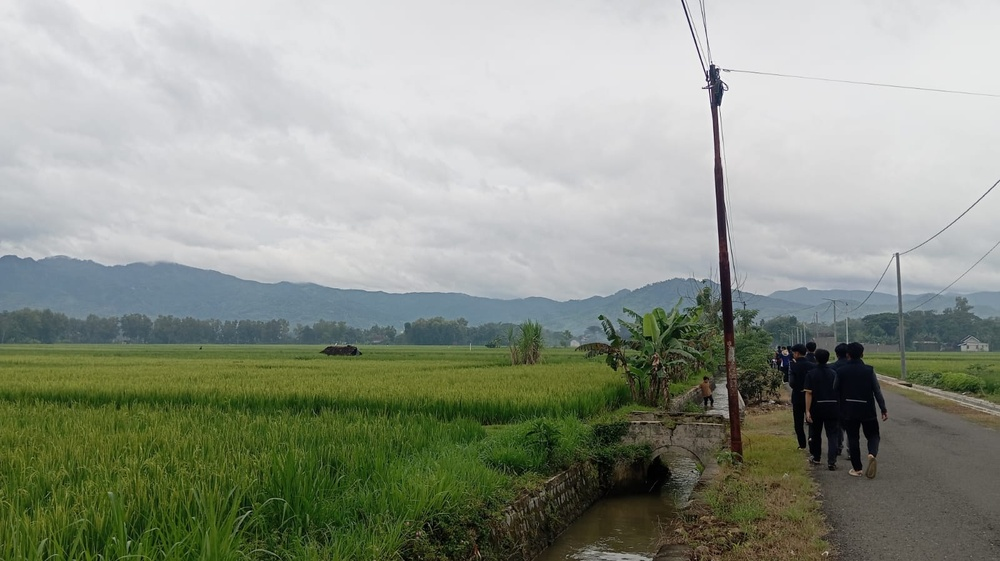
#> input picture UAS SIFT/images/1.jpeg, 1000 x 561 px, shrunk from 1600 x 897 before the run, found by its file name
$ python main.py
#> lines starting #> are read from the running program, lines starting #| are printed output that depends on the picture
import cv2
import os
import sys
import matplotlib.pyplot as plt
import numpy as np

"""
    - function untuk load gambar dan mengubah jadi grayscale
"""
def load_images(path1, path2):
#> called with path1 = './images/1.jpeg', path2 = './images/2.jpeg'
    print(f"load images path1: {path1} dan path2: {path2}")

    img1 = cv2.imread(path1)
#> img1 is the input picture: shape (561, 1000, 3); mean B, G, R 137.4, 150.2, 144.1
    img2 = cv2.imread(path2)
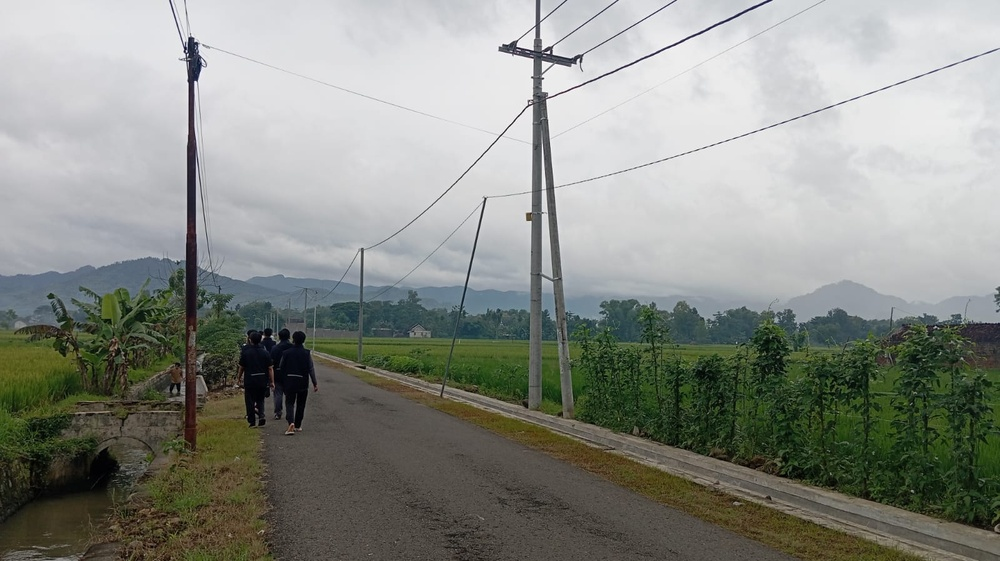
#> input picture UAS SIFT/images/2.jpeg, 1000 x 561 px, shrunk from 1600 x 897 before the run, found by its file name
#> img2 is the input picture: shape (561, 1000, 3); mean B, G, R 134.3, 140.9, 137.9

    if img1 is None:
        print(f"gambar 1 error ketika di load {path1}")
        sys.exit()

    if img2 is None:
        print(f"gambar 2 error ketika di load {path2}")
        sys.exit()

    img1_gray = cv2.cvtColor(img1, cv2.COLOR_BGR2GRAY)
    img2_gray = cv2.cvtColor(img2, cv2.COLOR_BGR2GRAY)
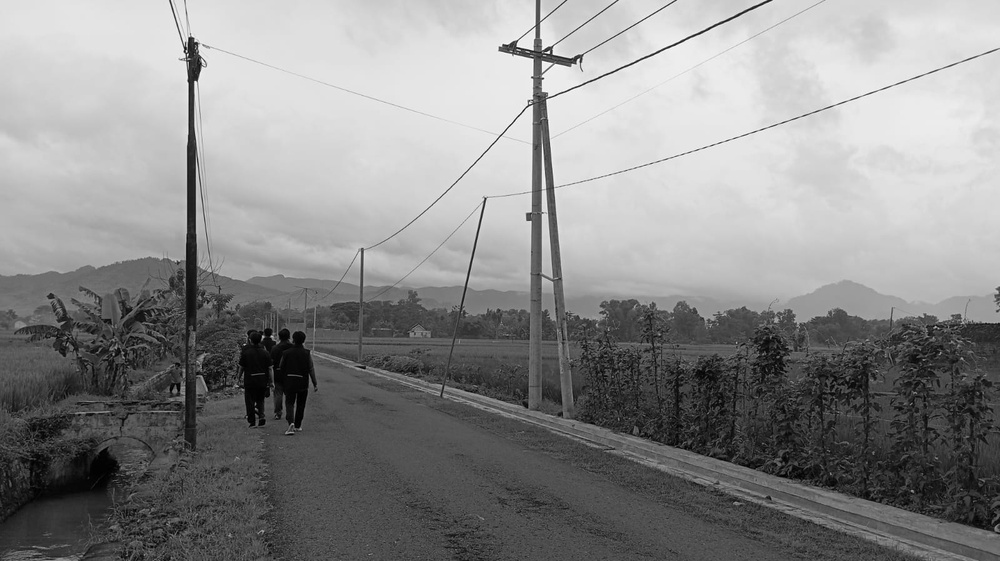
#> img2_gray: shape (561, 1000); min 0, max 255, mean 139.3

    print("berhasil konversi gambar")

    return img1, img1_gray, img2, img2_gray

"""
    - mencari keypoints dan descriptor SIFT
"""
def sift_keypoint(img_gray, img_color, output_filename):
    print(f"sift_keypoint {output_filename}")

    sift = cv2.SIFT_create()

    #deteksi keypoint dan hitung descriptor
    keypoint, descriptors = sift.detectAndCompute(img_gray, None)
    print(f"jumlah keypoint: {len(keypoint)}")

    #draw keypoiny
    img_sift = cv2.drawKeypoints(
        img_color,
        keypoint,
        None,
        flags=cv2.DRAW_MATCHES_FLAGS_DRAW_RICH_KEYPOINTS #ntuk menampilkan lingkaran size dan garis
    )

    output_path = f"./results/{output_filename}"
    cv2.imwrite(output_path, img_sift)
    print(f"sift keypoint berhasil {output_path}")

    return keypoint, descriptors

"""
    - DIffirent of Gaussion (DoG)
"""
def dog_visualize(img_gray, output_filename="dog.jpg"):
    print(f"DoG: {output_filename}")

    sigma1 = 1.6
    k = 1.6
    sigma2 = sigma1 * k

    blur1 = cv2.GaussianBlur(img_gray, (0, 0), sigmaX=sigma1)
    blur2 = cv2.GaussianBlur(img_gray, (0, 0), sigmaX=sigma2)

    dog = cv2.subtract(blur1, blur2)

    plt.figure(figsize=(15, 5))

    # blur sigma 1
    plt.subplot(1, 3, 1)
    plt.imshow(blur1, cmap='gray')
    plt.title(f'Gaussion Blur (sigma={sigma1})')
    plt.axis('off')

    # blur sigma 2
    plt.subplot(1, 3, 2)
    plt.imshow(blur2, cmap='gray')
    plt.title(f'Gaussion Blur (sigma={sigma2})')
    plt.axis('off')

    # Dog
    plt.subplot(1, 3, 3)
    plt.imshow(dog, cmap='gray')
    plt.title(f'Different of Gaussian')
    plt.axis('off')

    output_path = f"./results/{output_filename}"
    plt.savefig(output_path, bbox_inches='tight')
    plt.close()

    print(f"DoG berhasil disimpan => {output_path}")

"""
    - mencocokan fitur kedua gambar
"""
def match_feature(img1, kp1, des1, img2, kp2, des2, output_filename="matches.jpg"):
    print(f"mulai match_Feature {output_filename}")

    bf = cv2.BFMatcher()

    matches = bf.knnMatch(des1, des2, k=2)

    good_matches = []
    good_matches_list_for_draw = []

    ration_tresh = 0.75

    # m = match terbaik pertama, n = match terbaik kedua
    for m, n in matches:
        if  m.distance < n.distance * ration_tresh:
            good_matches.append(m)
            good_matches_list_for_draw.append([m])

    print(f"mathces sebelumnya {len(matches)}, good matches {len(good_matches)}")

    # mathcing visualize
    img_matches = cv2.drawMatchesKnn(
        img1, kp1,
        img2, kp2,
        good_matches_list_for_draw,
        None,
        flags=cv2.DrawMatchesFlags_NOT_DRAW_SINGLE_POINTS
    )

    output_path = f"./results/{output_filename}"
    cv2.imwrite(output_path, img_matches)
    print(f"match_feature disipan => {output_path}")

    return good_matches


"""
    - function untuk membuat panoramic
"""
# [34 lines of commented-out code are left out]
def create_panoramic(kp1, kp2, good_matches, img1, img2, output_filename="panorama.jpg"):
    print(f"Mulai membuat Panorama Robust {output_filename}...")

    if len(good_matches) < 4:
        print("Error: Kurang dari 4 titik matching.")
        return

    src_pts = np.float32([ kp2[m.trainIdx].pt for m in good_matches ]).reshape(-1,1,2)
    dst_pts = np.float32([ kp1[m.queryIdx].pt for m in good_matches ]).reshape(-1,1,2)

    M, mask = cv2.findHomography(src_pts, dst_pts, cv2.RANSAC, 5.0)

    if M is None:
        print("Gagal menghitung Homography.")
        return

    h1, w1 = img1.shape[:2]
    h2, w2 = img2.shape[:2]

    pts_img2 = np.float32([[0, 0], [0, h2], [w2, h2], [w2, 0]]).reshape(-1, 1, 2)

    pts_img2_transformed = cv2.perspectiveTransform(pts_img2, M)

    pts_img1 = np.float32([[0, 0], [0, h1], [w1, h1], [w1, 0]]).reshape(-1, 1, 2)

    all_pts = np.concatenate((pts_img1, pts_img2_transformed), axis=0)

    [xmin, ymin] = np.int32(all_pts.min(axis=0).ravel() - 0.5)
    [xmax, ymax] = np.int32(all_pts.max(axis=0).ravel() + 0.5)

    translation_dist = [-xmin, -ymin]

    H_translation = np.array([[1, 0, translation_dist[0]],
                              [0, 1, translation_dist[1]],
                              [0, 0, 1]])

    final_M = H_translation.dot(M)

    output_w = xmax - xmin
    output_h = ymax - ymin

    print(f"  -> Ukuran kanvas final: {output_w}x{output_h} (Wajar)")

    panorama = cv2.warpPerspective(img2, final_M, (output_w, output_h))

    t_x = translation_dist[0]
    t_y = translation_dist[1]

    panorama[t_y:h1+t_y, t_x:w1+t_x] = img1

    output_path = f"./results/{output_filename}"
    cv2.imwrite(output_path, panorama)
    print(f"Panorama berhasil disimpan => {output_path}")

if __name__ == "__main__":
    file_gambar_1 = "./images/1.jpeg"
    file_gambar_2 = "./images/2.jpeg"

    try:
        #LOAD IMAGES
        img1_c, img1_g, img2_c, img2_g = load_images(file_gambar_1, file_gambar_2)

        #SIFT KEYPOINT
        kp1, des1 = sift_keypoint(img1_g, img1_c, "img1_keypoints.jpg")
#> in sift_keypoint, `keypoint, descriptors = sift.detectAndCompute(img_gray, None)`: keypoint = 1291 keypoints; strongest (x, y, size): (716, 100, 8.9), (713, 74, 10.2), (712, 66, 3.3), (785, 352, 4)
#| jumlah keypoint: 1291
#> kp1 has the same summary as keypoint in sift_keypoint
        kp2, des2 = sift_keypoint(img2_g, img2_c, "img2_keypoints.jpg")
#> call 2 of sift_keypoint, with output_filename = 'img2_keypoints.jpg'
#> in sift_keypoint (call 2), `keypoint, descriptors = sift.detectAndCompute(img_gray, None)`: keypoint = 1837 keypoints; strongest (x, y, size): (548, 52, 2), (263, 337, 1.9), (581, 61, 1.9), (191, 47, 10.4)
#| jumlah keypoint: 1837
#> in sift_keypoint (call 2), `img_sift = cv2.drawKeypoints( img_color, keypoint, None, flags=cv2.DRA..`:
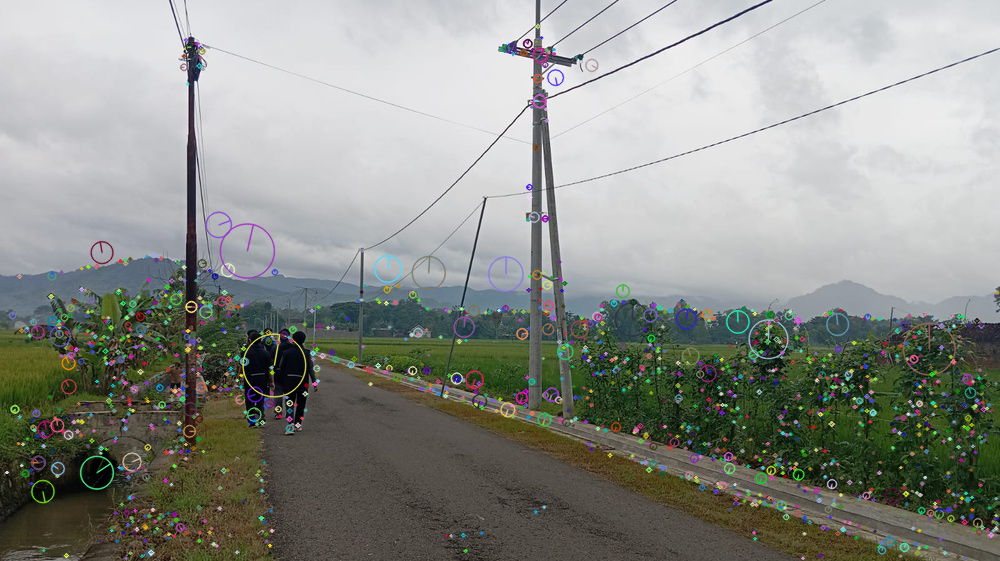
#> img_sift: shape (561, 1000, 3); mean B, G, R 136.9, 143, 140.3
#> kp2 has the same summary as keypoint in sift_keypoint

        #DOG
        dog_visualize(img1_g, "dog_visualization.jpg")
#> in dog_visualize, `dog = cv2.subtract(blur1, blur2)`:
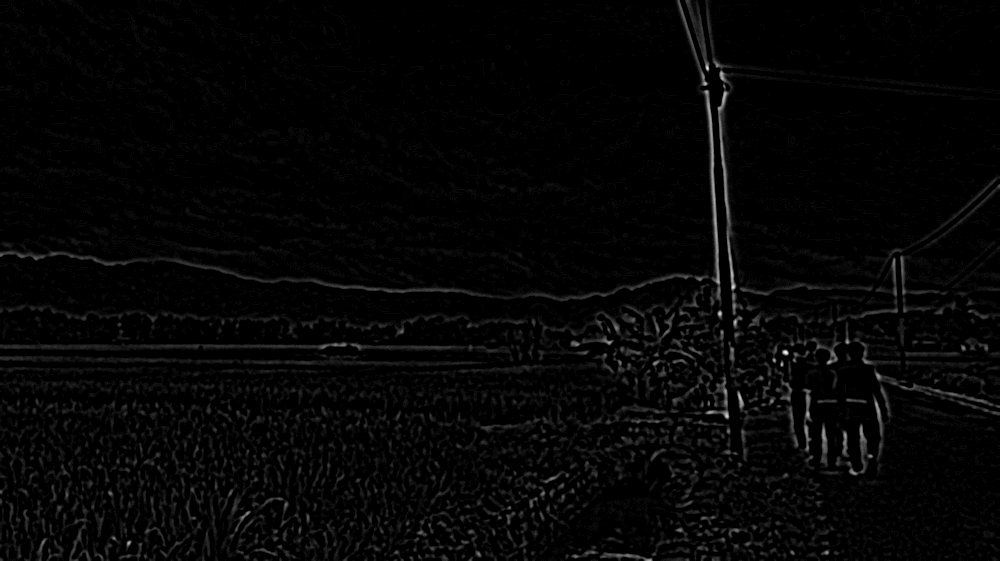
#> dog: shape (561, 1000); min 0, max 31, mean 0.7; drawn with min black and max white

        #FEATURE MATCHING
        good_matches = match_feature(
            img1_c, kp1, des1,
            img2_c, kp2, des2,
            "matches.jpg"
        )
#> in match_feature, `matches = bf.knnMatch(des1, des2, k=2)`: matches = 1291 matches
#> after the loop in match_feature, `for m, n in matches:`: good_matches = 193 matches
#| mathces sebelumnya 1291, good matches 193
#> in match_feature, `img_matches = cv2.drawMatchesKnn( img1, kp1, img2, kp2, good_matches_l..`:
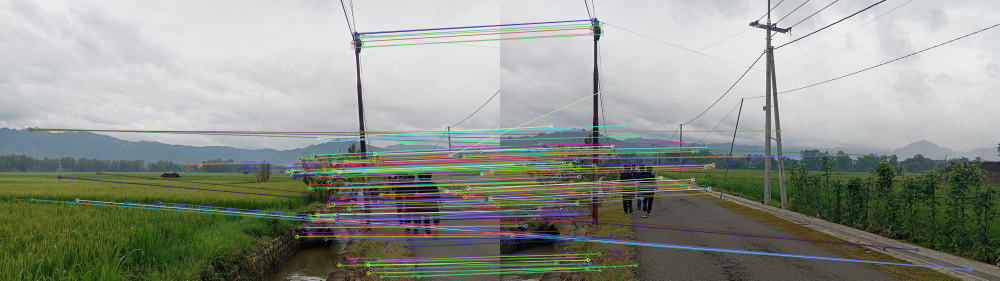
#> img_matches: shape (561, 2000, 3) (shown at 1/2 size); mean B, G, R 140.3, 148.9, 144.1
#> good_matches = 193 matches

        #PANORAMIC
        if len(good_matches) > 4:
            create_panoramic(
                kp1, kp2, good_matches,
                img1_c, img2_c,
                "panorama_result_2.jpg"
            )
#> in create_panoramic, `src_pts = np.float32([ kp2[m.trainIdx].pt for m in good_matches ]).res..`: src_pts = 193 rows, first 8: [939.9, 538.8], [19.12, 275.9], [81.17, 268.1], [939.9, 538.8], [752, 310.1], [833.6, 499.5], [939.9, 538.8], [747.3, 490.5]
#> in create_panoramic, `dst_pts = np.float32([ kp1[m.queryIdx].pt for m in good_matches ]).res..`: dst_pts = 193 rows, first 8: [28.51, 397.5], [58.94, 257.9], [61.58, 260.1], [62.17, 398.4], [72.63, 257], [118.6, 354.2], [154, 399.7], [195.1, 346.2]
#> in create_panoramic, `M, mask = cv2.findHomography(src_pts, dst_pts, cv2.RANSAC, 5.0)`: M = [[0.4, 0.0228, 530.7], [-0.198, 0.768, 78.96], [-0.00055, -0.000132, 1]]; mask = 193 values, max 1 at index 13, min 0 at index 0, mean 0.824
#> in create_panoramic, `pts_img2_transformed = cv2.perspectiveTransform(pts_img2, M)`: pts_img2_transformed = [[530.7, 78.96], [586.9, 550.2], [2510.7, 827.6], [2069.9, -265.5]]
#> in create_panoramic, `all_pts = np.concatenate((pts_img1, pts_img2_transformed), axis=0)`: all_pts = [[0, 0], [0, 561], [1000, 561], [1000, 0], [530.7, 78.96], [586.9, 550.2], [2510.7, 827.6], [2069.9, -265.5]]
#> in create_panoramic, `[xmin, ymin] = np.int32(all_pts.min(axis=0).ravel() - 0.5)`: xmin = 0; ymin = -265
#> in create_panoramic, `[xmax, ymax] = np.int32(all_pts.max(axis=0).ravel() + 0.5)`: xmax = 2511; ymax = 828
#> in create_panoramic, `translation_dist = [-xmin, -ymin]`: translation_dist = [0, 265]
#> in create_panoramic, `H_translation = np.array([[1, 0, translation_dist[0]], [0, 1, translat..`: H_translation = [[1, 0, 0], [0, 1, 265], [0, 0, 1]]
#> in create_panoramic, `final_M = H_translation.dot(M)`: final_M = [[0.4, 0.0228, 530.7], [-0.344, 0.733, 344], [-0.00055, -0.000132, 1]]
#> in create_panoramic, `output_w = xmax - xmin`: output_w = 2511
#> in create_panoramic, `output_h = ymax - ymin`: output_h = 1093
#|   -> Ukuran kanvas final: 2511x1093 (Wajar)
#> in create_panoramic, `panorama = cv2.warpPerspective(img2, final_M, (output_w, output_h))`:
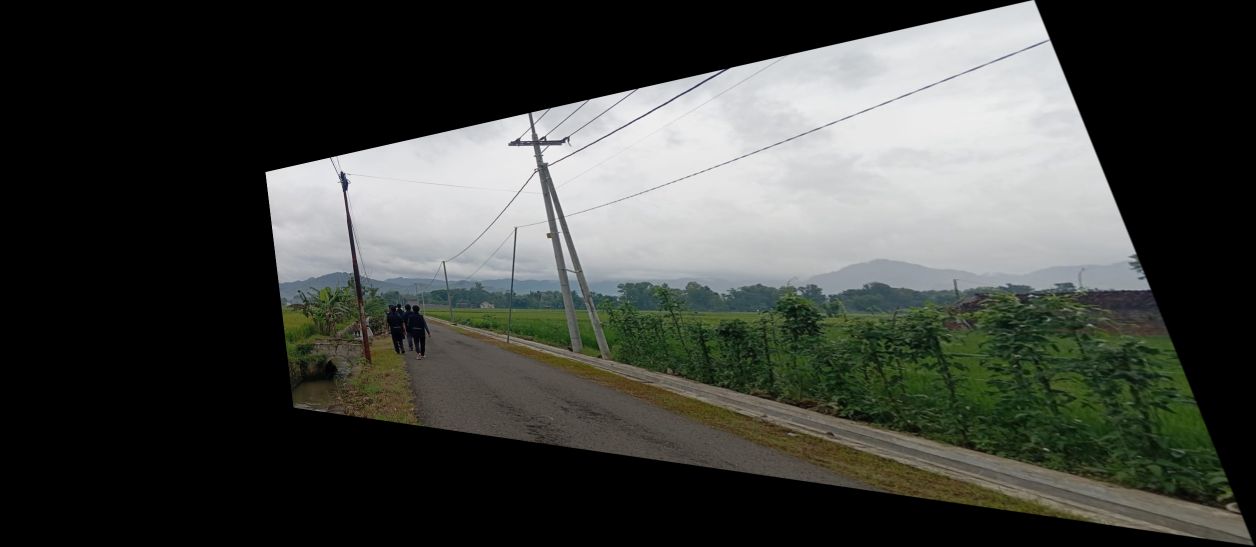
#> panorama: shape (1093, 2511, 3) (shown at 1/2 size); mean B, G, R 64, 68.4, 66.1
#> in create_panoramic, `t_x = translation_dist[0]`: t_x = 0
#> in create_panoramic, `t_y = translation_dist[1]`: t_y = 265
#> in create_panoramic, `panorama[t_y:h1+t_y, t_x:w1+t_x] = img1`:
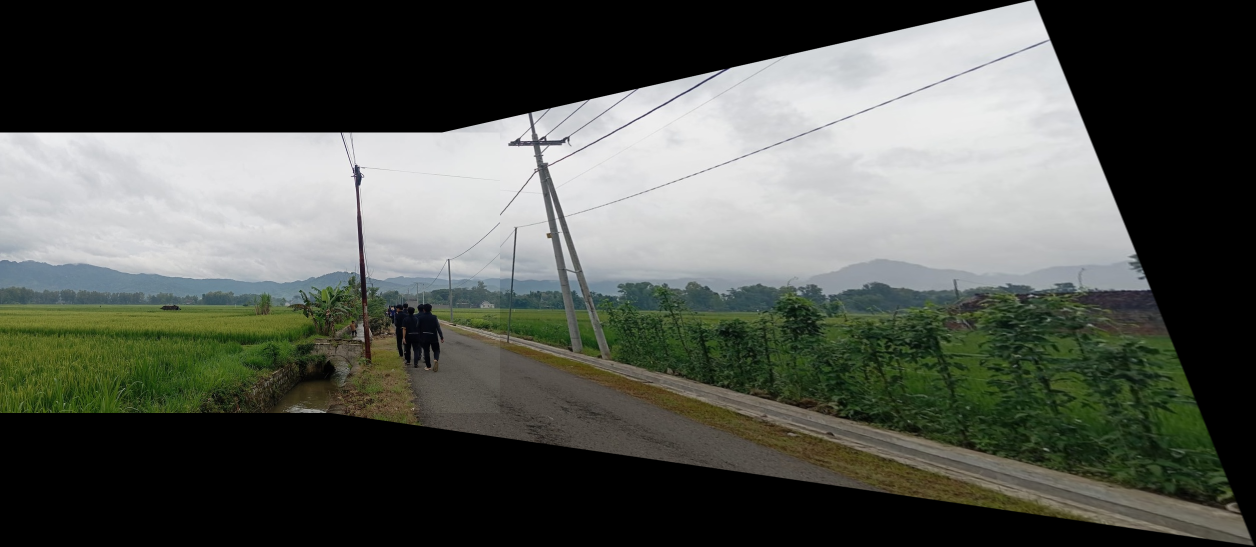
#> panorama: shape (1093, 2511, 3) (shown at 1/2 size); mean B, G, R 80.6, 87.2, 83.8
        else:
            print("WARNING: Matches terlalu sedikit harus lebih dari 4.")

        print("DONE")

    except Exception as e:
        print(f"Error : {e}")
        import traceback
        traceback.print_exc()
